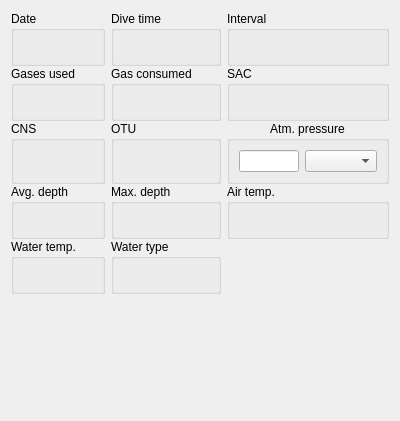
<?xml version="1.0" encoding="UTF-8"?>
<ui version="4.0">
 <class>TabDiveInformation</class>
 <widget class="QWidget" name="TabDiveInformation">
  <property name="geometry">
   <rect>
    <x>0</x>
    <y>0</y>
    <width>400</width>
    <height>421</height>
   </rect>
  </property>
  <property name="windowTitle">
   <string>Information</string>
  </property>
  <layout class="QVBoxLayout" name="verticalLayout">
   <item>
    <widget class="QScrollArea" name="scrollArea_3">
     <property name="frameShape">
      <enum>QFrame::NoFrame</enum>
     </property>
     <property name="frameShadow">
      <enum>QFrame::Plain</enum>
     </property>
     <property name="widgetResizable">
      <bool>true</bool>
     </property>
     <widget class="QWidget" name="scrollAreaWidgetContents_3">
      <property name="geometry">
       <rect>
        <x>0</x>
        <y>0</y>
        <width>382</width>
        <height>403</height>
       </rect>
      </property>
      <layout class="QGridLayout" name="diveInfoScrollAreaLayout">
       <property name="leftMargin">
        <number>0</number>
       </property>
       <property name="topMargin">
        <number>0</number>
       </property>
       <property name="rightMargin">
        <number>0</number>
       </property>
       <property name="bottomMargin">
        <number>0</number>
       </property>
       <property name="horizontalSpacing">
        <number>6</number>
       </property>
       <property name="verticalSpacing">
        <number>0</number>
       </property>
       <item row="0" column="0">
        <widget class="QGroupBox" name="groupBox_5">
         <property name="title">
          <string>Date</string>
         </property>
         <layout class="QHBoxLayout" name="diveInfoDateLayout">
          <item>
           <widget class="QLabel" name="dateText">
            <property name="text">
             <string/>
            </property>
            <property name="alignment">
             <set>Qt::AlignCenter</set>
            </property>
           </widget>
          </item>
         </layout>
        </widget>
       </item>
       <item row="0" column="2">
        <widget class="QGroupBox" name="groupBox_12">
         <property name="title">
          <string>Interval</string>
         </property>
         <layout class="QHBoxLayout" name="diveInfoSurfintervallLayout">
          <item>
           <widget class="QLabel" name="surfaceIntervalText">
            <property name="text">
             <string/>
            </property>
            <property name="alignment">
             <set>Qt::AlignCenter</set>
            </property>
           </widget>
          </item>
         </layout>
        </widget>
       </item>
       <item row="1" column="0">
        <widget class="QGroupBox" name="groupBox_3">
         <property name="title">
          <string>Gases used</string>
         </property>
         <layout class="QHBoxLayout" name="diveInfoGasesUsedLayout">
          <item>
           <widget class="QLabel" name="oxygenHeliumText">
            <property name="text">
             <string/>
            </property>
            <property name="alignment">
             <set>Qt::AlignCenter</set>
            </property>
           </widget>
          </item>
         </layout>
        </widget>
       </item>
       <item row="1" column="1">
        <widget class="QGroupBox" name="groupBox_4">
         <property name="title">
          <string>Gas consumed</string>
         </property>
         <layout class="QHBoxLayout" name="diveInfoGasConsumedLayout">
          <item>
           <widget class="QLabel" name="gasUsedText">
            <property name="text">
             <string/>
            </property>
            <property name="alignment">
             <set>Qt::AlignCenter</set>
            </property>
           </widget>
          </item>
         </layout>
        </widget>
       </item>
       <item row="1" column="2">
        <widget class="QGroupBox" name="groupBox">
         <property name="title">
          <string>SAC</string>
         </property>
         <layout class="QHBoxLayout" name="diveInfoSacLayout">
          <item>
           <widget class="QLabel" name="sacText">
            <property name="text">
             <string/>
            </property>
            <property name="alignment">
             <set>Qt::AlignCenter</set>
            </property>
           </widget>
          </item>
         </layout>
        </widget>
       </item>
       <item row="2" column="0">
        <widget class="QGroupBox" name="groupBox_15">
         <property name="title">
          <string>CNS</string>
         </property>
         <layout class="QHBoxLayout" name="diveInfoCnsLayout">
          <item>
           <widget class="QLabel" name="maxcnsText">
            <property name="text">
             <string/>
            </property>
            <property name="alignment">
             <set>Qt::AlignCenter</set>
            </property>
           </widget>
          </item>
         </layout>
        </widget>
       </item>
       <item row="2" column="1">
        <widget class="QGroupBox" name="groupBox_2">
         <property name="title">
          <string>OTU</string>
         </property>
         <layout class="QHBoxLayout" name="diveInfoOtuLayout">
          <item>
           <widget class="QLabel" name="otuText">
            <property name="text">
             <string/>
            </property>
            <property name="alignment">
             <set>Qt::AlignCenter</set>
            </property>
           </widget>
          </item>
         </layout>
        </widget>
       </item>
       <item row="3" column="1">
        <widget class="QGroupBox" name="groupBox_6">
         <property name="title">
          <string>Max. depth</string>
         </property>
         <layout class="QHBoxLayout" name="diveInfoMaxDepthLayout">
          <item>
           <widget class="QLabel" name="maximumDepthText">
            <property name="text">
             <string/>
            </property>
            <property name="alignment">
             <set>Qt::AlignCenter</set>
            </property>
           </widget>
          </item>
         </layout>
        </widget>
       </item>
       <item row="3" column="0">
        <widget class="QGroupBox" name="groupBox_7">
         <property name="title">
          <string>Avg. depth</string>
         </property>
         <layout class="QHBoxLayout" name="diveInfoAvgDepthLayout">
          <item>
           <widget class="QLabel" name="averageDepthText">
            <property name="text">
             <string/>
            </property>
            <property name="alignment">
             <set>Qt::AlignCenter</set>
            </property>
           </widget>
          </item>
         </layout>
        </widget>
       </item>

       <item row="2" column="2" colspan="1">
        <widget class="QGroupBox" name="groupBox_10">
         <property name="title">
          <string>Atm. pressure</string>
         </property>
         <property name="alignment">
          <set>Qt::AlignHCenter</set>
         </property>
           <property name="sizePolicy">
            <sizepolicy hsizetype="Preferred" vsizetype="Maximum">
             <horstretch>0</horstretch>
             <verstretch>0</verstretch>
            </sizepolicy>
           </property>
         <layout class="QHBoxLayout" name="diveInfoAirPressureLayout">
          <item>
           <widget class="QLineEdit" name="atmPressVal">
            <property name="readOnly">
             <bool>false</bool>
            </property>
           </widget>
          </item>
          <item>
           <widget class="QComboBox" name="atmPressType">
           </widget>
          </item>
         </layout>
        </widget>
       </item>

       <item row="3" column="2">
        <widget class="QGroupBox" name="groupBox_9">
         <property name="title">
          <string>Air temp.</string>
         </property>
         <layout class="QHBoxLayout" name="diveInfoAirTempLayout">
          <item>
           <widget class="QLabel" name="airTemperatureText">
            <property name="text">
             <string/>
            </property>
            <property name="alignment">
             <set>Qt::AlignCenter</set>
            </property>
           </widget>
          </item>
         </layout>
        </widget>
       </item>
       <item row="4" column="0">
        <widget class="QGroupBox" name="groupBox_8">
         <property name="title">
          <string>Water temp.</string>
         </property>
         <layout class="QHBoxLayout" name="diveInfoWaterTempLayout">
          <item>
           <widget class="QLabel" name="waterTemperatureText">
            <property name="text">
             <string/>
            </property>
            <property name="alignment">
             <set>Qt::AlignCenter</set>
            </property>
           </widget>
          </item>
         </layout>
        </widget>
       </item>
       <item row="0" column="1">
        <widget class="QGroupBox" name="groupBox_11">
         <property name="title">
          <string>Dive time</string>
         </property>
         <layout class="QHBoxLayout" name="diveInfoDiveTimeLayout">
          <item>
           <widget class="QLabel" name="diveTimeText">
            <property name="text">
             <string/>
            </property>
            <property name="alignment">
             <set>Qt::AlignCenter</set>
            </property>
           </widget>
          </item>
         </layout>
        </widget>
       </item>
       <item row="4" column="1">
        <widget class="QGroupBox" name="groupBox_1">
         <property name="title">
          <string>Water type</string>
         </property>
         <layout class="QHBoxLayout" name="diveInfoSalinityLayout">
          <item>
           <widget class="QLabel" name="salinityText">
            <property name="alignment">
             <set>Qt::AlignCenter</set>
            </property>
           </widget>
          </item>
         </layout>
        </widget>
       </item>
       <item row="5" column="0">
        <spacer>
         <property name="orientation">
          <enum>Qt::Vertical</enum>
         </property>
         <property name="sizeType">
          <enum>QSizePolicy::Expanding</enum>
         </property>
         <property name="sizeHint" stdset="0">
          <size>
           <width>20</width>
           <height>20</height>
          </size>
         </property>
        </spacer>
       </item>
      </layout>
     </widget>
    </widget>
   </item>
  </layout>
 </widget>
 <resources/>
 <connections/>
</ui>
